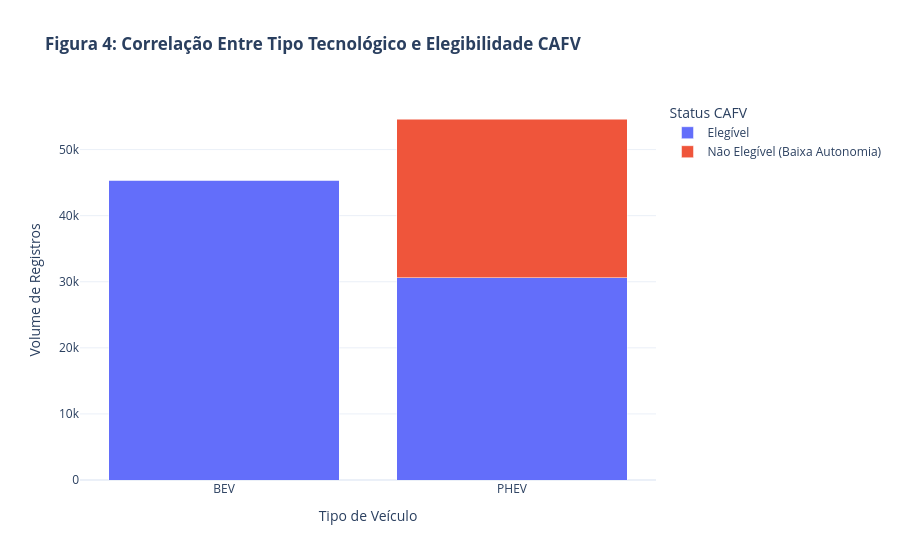

The notebook cell this image was saved under:
### Code cell
# Relação entre CAFV

fig = px.bar(df_cafv, 
             x="Electric Vehicle Type", 
             y="Contagem", 
             color="CAFV Status",
             title="<b>Figura 4: Correlação Entre Tipo Tecnológico e Elegibilidade CAFV</b>",
             barmode="stack",
             template="plotly_white")

fig.update_layout(xaxis_title="Tipo de Veículo", yaxis_title="Volume de Registros", legend_title="Status CAFV")

fig.show()

### Figure 1 — Plotly figure (JSON) as saved in the notebook; plotly's stock layout.template omitted (floating-point values rounded to 4 significant figures)
{"data": [{"hovertemplate": "CAFV Status=Elegível<br>Electric Vehicle Type=%{x}<br>Contagem=%{y}<extra></extra>", "legendgroup": "Elegível", "marker": {"color": "#636efa", "pattern": {"shape": ""}}, "name": "Elegível", "orientation": "v", "showlegend": true, "textposition": "auto", "type": "bar", "x": ["BEV", "PHEV"], "xaxis": "x", "y": [45391, 30632], "yaxis": "y"}, {"hovertemplate": "CAFV Status=Não Elegível (Baixa Autonomia)<br>Electric Vehicle Type=%{x}<br>Contagem=%{y}<extra></extra>", "legendgroup": "Não Elegível (Baixa Autonomia)", "marker": {"color": "#EF553B", "pattern": {"shape": ""}}, "name": "Não Elegível (Baixa Autonomia)", "orientation": "v", "showlegend": true, "textposition": "auto", "type": "bar", "x": ["BEV", "PHEV"], "xaxis": "x", "y": [8, 23993], "yaxis": "y"}], "layout": {"barmode": "stack", "legend": {"title": {"text": "Status CAFV"}, "tracegroupgap": 0}, "title": {"text": "<b>Figura 4: Correlação Entre Tipo Tecnológico e Elegibilidade CAFV</b>"}, "xaxis": {"anchor": "y", "domain": [0, 1], "title": {"text": "Tipo de Veículo"}}, "yaxis": {"anchor": "x", "domain": [0, 1], "title": {"text": "Volume de Registros"}}}}
